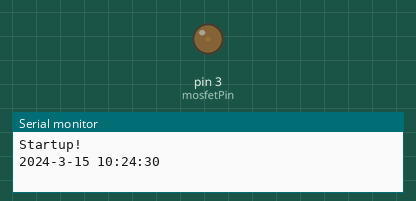
Simulated run of this sketch. Board: Arduino Uno, built with avr-gcc and run on an emulated ATmega328P. Parts: output pins drawn as LEDs (lit = HIGH), the last lines printed to the serial monitor. The local clock reads 2024-03-15 10:24:30 at power-on unless the sketch sets it.

Above: at 0.15 s.
At 1.71 s:
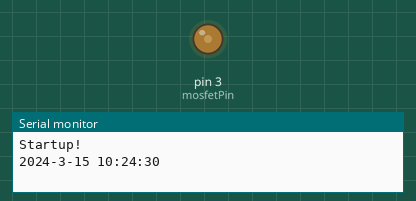
At 3.28 s:
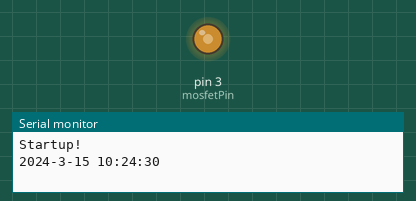
At 6.2 s:
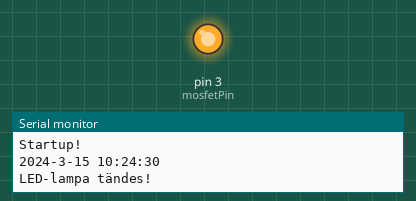
Timing chart, 0 to 7.7 s (numbered marks = the images above):
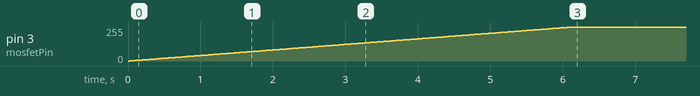

The sketch:

led_o_klocktest_oct28c.ino
```cpp
/*
Du vill att LED-lampan ska tändas både vid jämna timmar och jämna minuter (t.ex. 12:14) och vid udda timmar och udda minuter (t.ex. 13:13), och alltid släcka efter 25 sekunder. Här är den korrekta koden som uppfyller detta:

Uppdaterad kod för att tända LED-lampan vid både jämna timmar/jämna minuter och udda timmar/udda minuter

Nu är det **krystallklart**! Du vill att LED-lampan ska tändas **både vid jämna timmar och jämna minuter** (t.ex. 12:14) **och vid udda timmar och udda minuter** (t.ex. 13:13), och **alltid släcka efter 25 sekunder**. Här är den **korrekta koden** som uppfyller detta:

---

### **Uppdaterad kod för att tända LED-lampan vid både jämna timmar/jämna minuter och udda timmar/udda minuter:**


### **Förklaring av koden:**

1. **Kontrollera jämna timmar/jämna minuter och udda timmar/udda minuter:**
   - `evenHourAndMinute` kontrollerar om både timmen och minuten är jämna (`% 2 == 0`).
   - `oddHourAndMinute` kontrollerar om både timmen och minuten är udda (`% 2 != 0`).

2. **Tänd LED-lampan vid rätt tillfällen:**
   - Om antingen `evenHourAndMinute` eller `oddHourAndMinute` är sanna, och det är en **ny minut** sedan senaste kontrollen, tänds LED-lampan.

3. **Släck LED-lampan efter 25 sekunder:**
   - När LED-lampan tänds, sparas den aktuella tiden i `ledOnTime`.
   - Koden kontrollerar sedan om 25 sekunder har passerat genom att jämföra `currentTime.unixtime()` med `ledOnTime`.
   - Om 25 sekunder har passerat, släcks LED-lampan genom att sätta `mosfetPin` till `LOW`.

4. **Uppdatera senaste timmen och minuten:**
   - När LED-lampan tänds, uppdateras `lastHour` och `lastMinute` för att förhindra att lampan tänds igen förrän nästa giltiga tillfälle.

---

### **Exempel på när LED-lampan tänds:**
- **12:14** (jämn timme, jämn minut) → Tänds
- **13:13** (udda timme, udda minut) → Tänds
- **13:15** (udda timme, udda minut) → Tänds
- **17:37** (udda timme, udda minut) → Tänds
- **12:13** (jämn timme, udda minut) → Tänds **inte**
- **15:44** (udda timme, jämn minut) → Tänds **inte**

---

### **Förväntat resultat:**
- **LED-lampan tänds** vid både jämna timmar/jämna minuter och udda timmar/udda minuter.
- **LED-lampan släcks** efter **25 sekunder**.
- **LED-lampan tänds inte igen** förrän nästa giltiga tillfälle.
- **Serial Monitor** visar tiden och meddelanden om när LED-lampan tänds och släcks.

---


*/


#include <Wire.h>
#include <RTClib.h>

RTC_DS3231 rtc;
const int mosfetPin = 3; // MOSFET Gate ansluten till D3

bool ledOn = false;
unsigned long ledOnTime = 0;
int lastHour = -1; // Spara den senaste timmen
int lastMinute = -1; // Spara den senaste minuten

void setup() {
  Serial.begin(9600);
  pinMode(mosfetPin, OUTPUT);
  digitalWrite(mosfetPin, LOW); // Se till att MOSFET:n är avstängd vid start


  if (!rtc.begin()) {
    Serial.println("Kunde inte hitta RTC-modul!");
    while (1);
  }

  Serial.println("Startup!");

  // Ställ in RTC-tiden om den inte är satt (kommentera bort efter första användningen)
  // rtc.adjust(DateTime(F(__DATE__), F(__TIME__)));

/*/
// Ställ in RTC-tiden med en korrigering på +7 sekunder
  DateTime now = DateTime(F(__DATE__), F(__TIME__));
  rtc.adjust(now + TimeSpan(7)); // Lägg till 7 sekunder

  Serial.println("RTC-tiden är inställd med +7 sekunder korrigering.");
*/

}

void loop() {
  DateTime now = rtc.now();

  // Skriv ut tiden i Serial Monitor
  Serial.print(now.year(), DEC);
  Serial.print('-');
  Serial.print(now.month(), DEC);
  Serial.print('-');
  Serial.print(now.day(), DEC);
  Serial.print(' ');
  Serial.print(now.hour(), DEC);
  Serial.print(':');
  Serial.print(now.minute(), DEC);
  Serial.print(':');
  Serial.print(now.second(), DEC);
  Serial.println();

  // Kontrollera om nuvarande timme och minut är jämna eller udda på rätt sätt
  bool evenHourAndMinute = (now.hour() % 2 == 0) && (now.minute() % 2 == 0);
  bool oddHourAndMinute = (now.hour() % 2 != 0) && (now.minute() % 2 != 0);

  // Om jämn timme och jämn minut eller udda timme och udda minut, och det är en ny minut sedan senaste kontrollen
  if ((evenHourAndMinute || oddHourAndMinute) && (now.minute() != lastMinute || now.hour() != lastHour) && !ledOn) {
    //digitalWrite(mosfetPin, HIGH); // Tänd LED-lampan

    // Dimma upp från 0% till 100% på 2 sekunder
    for (int brightness = 0; brightness <= 255; brightness++) {
      analogWrite(mosfetPin, brightness);
      delay(24); // 255 steg * 8 ms ≈ 6 sekunder
    }

    ledOn = true;
    ledOnTime = now.unixtime(); // Spara tiden när LED-lampan tändes
    Serial.println("LED-lampa tändes!");
    lastHour = now.hour(); // Uppdatera senaste timmen
    lastMinute = now.minute(); // Uppdatera senaste minuten
  }

  // Om LED-lampan är tänd och 50 sekunder har passerat, släck den
  if (ledOn) {
    DateTime currentTime = rtc.now();
    if (currentTime.unixtime() - ledOnTime >= 45) {
      //digitalWrite(mosfetPin, LOW); // Släck LED-lampan

// Dimma ner från 100% till 0% på 2 sekunder
      for (int brightness = 255; brightness >= 0; brightness--) {
        analogWrite(mosfetPin, brightness);
        delay(24); // 255 steg * 8 ms ≈ 6 sekunder
      }

      ledOn = false;
      Serial.println("LED-lampa släcktes efter 45 sekunder.");
    }
  }

  delay(800); // Uppdatera snabbt för att fånga 45-sekundersintervallet
}
```

Measured:
- by itself, pin 3 (mosfetPin): moves from 0/255 to 255/255 over 6.1 s
